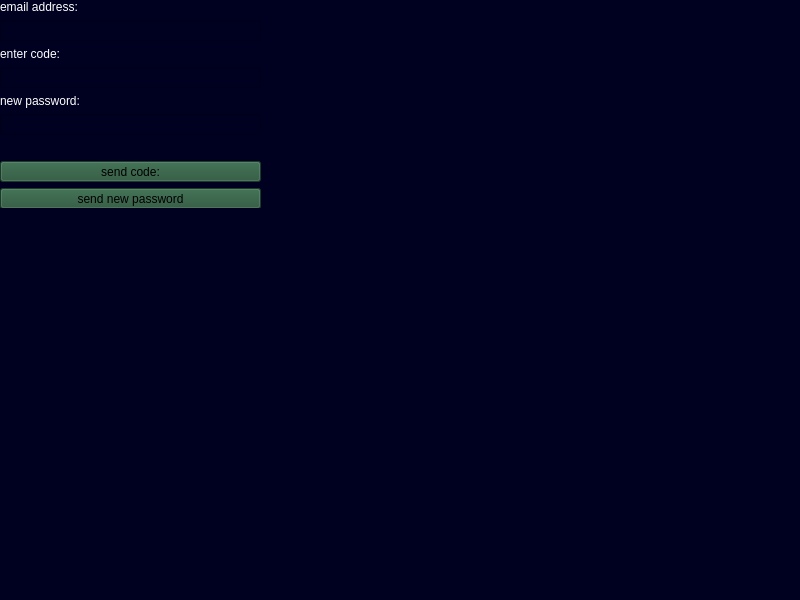
<?xml version="1.0" encoding="UTF-8"?>
<ui version="4.0">
 <class>MainWindow</class>
 <widget class="QMainWindow" name="MainWindow">
  <property name="geometry">
   <rect>
    <x>0</x>
    <y>0</y>
    <width>800</width>
    <height>600</height>
   </rect>
  </property>
  <property name="windowTitle">
   <string>MainWindow</string>
  </property>
  <property name="styleSheet">
   <string notr="true">background-color: #000020</string>
  </property>
  <widget class="QWidget" name="centralwidget">
   <widget class="QWidget" name="verticalLayoutWidget">
    <property name="geometry">
     <rect>
      <x>0</x>
      <y>0</y>
      <width>261</width>
      <height>208</height>
     </rect>
    </property>
    <layout class="QVBoxLayout" name="verticalLayout">
     <item>
      <widget class="QLabel" name="label">
       <property name="styleSheet">
        <string notr="true">color: #fff</string>
       </property>
       <property name="text">
        <string>email address:</string>
       </property>
      </widget>
     </item>
     <item>
      <widget class="QLineEdit" name="lineEdit"/>
     </item>
     <item>
      <widget class="QLabel" name="label_2">
       <property name="styleSheet">
        <string notr="true">color: #fff</string>
       </property>
       <property name="text">
        <string>enter code:</string>
       </property>
      </widget>
     </item>
     <item>
      <widget class="QLineEdit" name="lineEdit_2"/>
     </item>
     <item>
      <widget class="QLabel" name="label_3">
       <property name="styleSheet">
        <string notr="true">color: #fff</string>
       </property>
       <property name="text">
        <string>new password:</string>
       </property>
      </widget>
     </item>
     <item>
      <widget class="QLineEdit" name="lineEdit_3"/>
     </item>
     <item>
      <widget class="QLabel" name="label_4">
       <property name="text">
        <string/>
       </property>
      </widget>
     </item>
     <item>
      <widget class="QPushButton" name="pushButton">
       <property name="styleSheet">
        <string notr="true">background-color: #255237</string>
       </property>
       <property name="text">
        <string>send code:</string>
       </property>
      </widget>
     </item>
     <item>
      <widget class="QPushButton" name="pushButton_2">
       <property name="styleSheet">
        <string notr="true">background-color: #255237</string>
       </property>
       <property name="text">
        <string>send new password</string>
       </property>
      </widget>
     </item>
    </layout>
   </widget>
  </widget>
  <widget class="QMenuBar" name="menubar">
   <property name="geometry">
    <rect>
     <x>0</x>
     <y>0</y>
     <width>800</width>
     <height>21</height>
    </rect>
   </property>
  </widget>
  <widget class="QStatusBar" name="statusbar"/>
 </widget>
 <resources/>
 <connections/>
</ui>
